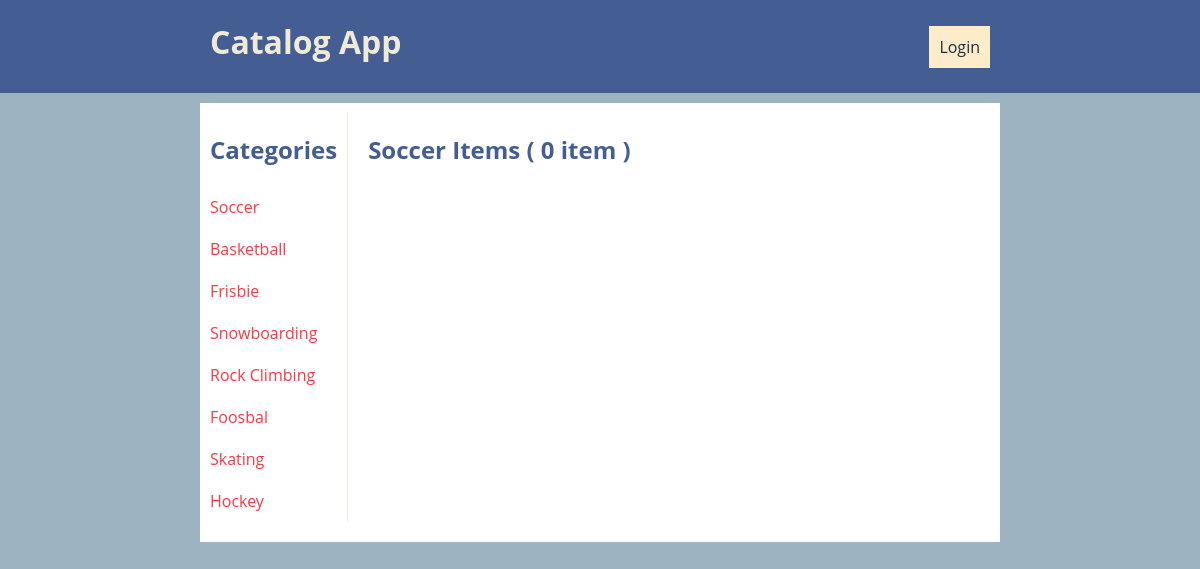
/catalog/Soccer/items, run on an earlier commit of the app's database.
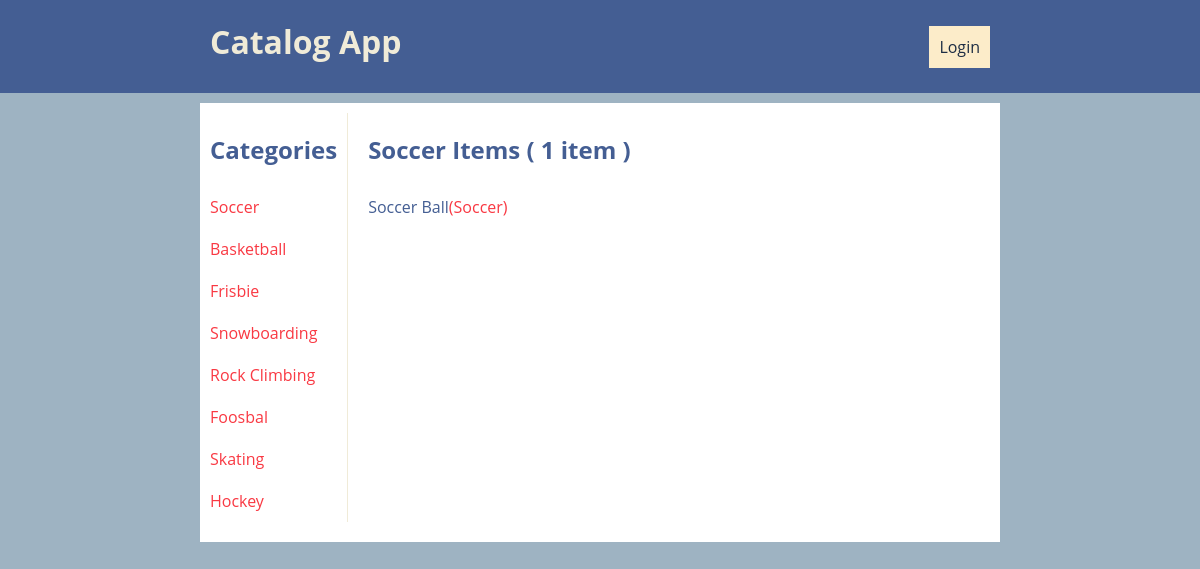
And on a later commit of the database.
### data/database_setup.py (models this page shows, shortened)
class Category(Base):
    __tablename__ = 'category'
    id = Column(Integer, primary_key=True)
    name = Column(String(80), nullable=False)
    items = relationship('CatalogItem')

class CatalogItem(Base):
    __tablename__ = 'catalog_item'
    id = Column(Integer, primary_key=True)
    title = Column(String(20), nullable=False)
    description = Column(String(800), nullable=False)
    date = Column(DateTime, nullable=False)
    user_id = Column(Integer(), ForeignKey('user.id'))
    User = relationship(User)
    category_id = Column(Integer(), ForeignKey('category.id'))
    category = relationship(Category)
    catalog_image_id = Column(Integer(), ForeignKey('catalog_image.id'))
    image = relationship(
        CatalogImage, cascade="all, delete-orphan", single_parent=True)

### controllers/catalog_controller.py (the view)
@catalog_controller.route('/<string:category_name>/items')
def show_items_by_category(category_name):
    category_dao = CategoryDao()
    item_dao = CatalogItemDao()
    categories = category_dao.get_all()
    items = item_dao.get_by_category_name(category_name)
    return render_template('catalog-items.html',
                           category_name=category_name,
                           categories=categories,
                           items=items)

### application.py (called while the page is built)
@app.context_processor
def utility_processor():
    def user_is_logged():
        return is_logged()
    def get_welcome_user():
        return get_user_name()
    return dict(user_is_logged=user_is_logged,
                get_welcome_user=get_welcome_user)

### controllers/auth_controller.py (called while the page is built)
def is_logged():
    return 'username' in login_session

### data/data_access.py (called while the page is built)
    def __init_session__(self):
        Base.metadata.bind = engine
        DBSession = sessionmaker(bind=engine)
        self.session = DBSession()

    def get_all(self):
        return self.session. \
            query(Category). \
            all()

    def get_by_category_name(self, category_name):
        return self.session. \
            query(CatalogItem). \
            join(CatalogItem.category). \
            filter(Category.name == category_name)

### templates/catalog-items.html (shortened to what this page needs)
{% extends "template.html" %}
{% block body %}
<div class="center-container content lists">
    <aside class="categories" role="listitem">
        <h1 class="category-title">Categories</h1>
        <nav class="category items-container">
            {% for category in categories %}
            <a class="item category" href="/catalog/{{ category.name }}/items">{{ category.name }}</a>
            {% endfor %}
        </nav>
    </aside>
    <section role="listitem">
        {% if items.count() > 1 %}
        <h1>{{ category_name }} Items ( {{ items.count() }} items )</h1>
        {% else %}
        <h1>{{ category_name }} Items ( {{ items.count() }} item )</h1>
        {% endif %}
        <div class="items-container">
            {% for item in items %}
            <a class="item" href="/catalog/{{ item.category.name }}/{{ item.title }}">
                {{ item.title }}<span class="category">({{ item.category.name }})</span>
            </a>
            {% endfor %}
        </div>
    </section>
</div>
{% endblock %}

What changed in the data, as far as the page shows it:
added CatalogItem: title "Soccer Ball", category.name "Soccer"
Also different on the page:
{{ items.count() }}: "0" → "1"
